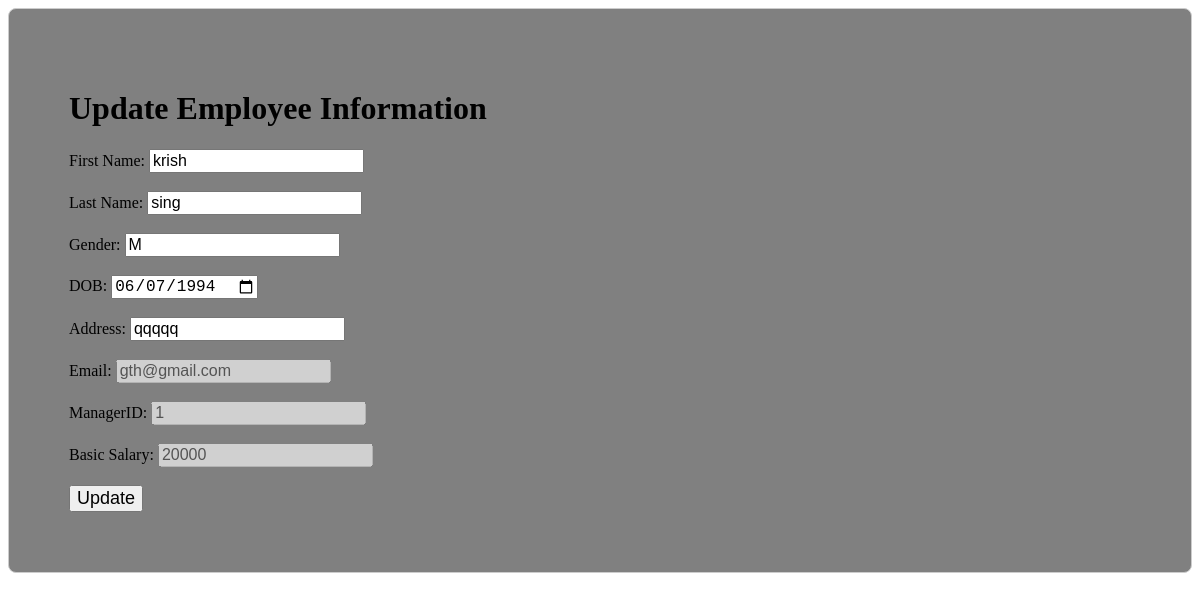
The page /EmployeeCare/Employee/update_employee.php?EmpID=14 on the database its author committed.
### tables this page shows
CREATE TABLE `employee` (
  `EmpID` int(11) NOT NULL,
  `Fname` varchar(100) NOT NULL,
  `Lname` varchar(50) NOT NULL,
  `Gender` char(1) NOT NULL,
  `DOB` date NOT NULL,
  `Email` varchar(100) NOT NULL,
  `Address` varchar(100) NOT NULL,
  `ManagerID` int(11) NOT NULL,
  `BasicSalary` int(11) NOT NULL
);

### EmployeeCare/Employee/update_employee.php (the view, shortened to what this page needs)
<?php
include("../config.php");
if (isset($_GET['EmpID'])) {
    $EmpID = $_GET['EmpID'];
    $sql_select = "SELECT * FROM employee WHERE EmpID = $EmpID";
    $result = $conn->query($sql_select);
    if ($result->num_rows > 0) {
        $row = $result->fetch_assoc();
        $existing_Fname = $row['Fname'];
        $existing_Lname = $row['Lname'];
        $existing_Gender = $row['Gender'];
        $existing_DOB = $row['DOB'];
        $existing_Email = $row['Email'];
        $existing_Address = $row['Address'];
        $existing_ManagerID = $row['ManagerID'];
        $existing_salary = $row['BasicSalary'];
    } else {
        echo "Employee not found";
        exit;
    }
} else {
    echo "Employee ID not provided";
    exit;
}
?>
<!DOCTYPE html>
<html lang="en">
    <head>
    </head>
    <body>
    <form method="POST">
        <div class=content>
            <h1>Update Employee Information</h1>
            <lable for="new_Fname">First Name:</lable>
            <input type="text" id="new_Fname" name="new_Fname" value="<?php echo $existing_Fname; ?>" required><br><br>
            <lable for="new_Lname">Last Name:</lable>
            <input type="text" id="new_Lname" name="new_Lname" value="<?php echo $existing_Lname; ?>" required><br><br>
            <lable for="new_Gender">Gender:</lable>
            <input type="text" id="new_Gender" name="new_Gender" value="<?php echo $existing_Gender; ?>" maxlength="1" required><br><br>
            <lable for="new_DOB">DOB:</lable>
            <input type="date" id="new_DOB" name="new_DOB" value="<?php echo $existing_DOB; ?>" required><br><br>
            <lable for="new_Address">Address:</lable>
            <input type="text" id="new_Address"name="new_Address" value="<?php echo $existing_Address; ?>" required><br><br>
            <lable for="new_Email">Email:</lable>
            <input type="text" id="new_Email" name="new_Email" value="<?php echo $existing_Email; ?>" disabled><br><br>
            <lable for="new_ManagerID">ManagerID:</lable>
            <input type="number" id="new_ManagerID"name="new_ManagerID" value="<?php echo $existing_ManagerID; ?>" disabled><br><br>
            <lable for="new_BasicSalary">Basic Salary:</lable>
            <input type="number" id="new_salary"name="new_salary" value="<?php echo $existing_salary; ?>" disabled><br><br>
        </div>
        <input type="submit" value="Update">
    </form>
    </body>
</html>

### EmployeeCare/Employee/update_employee.php (style rules this page uses)
body { background-color: white; }
form { text-align: left; padding: 60px; border: 1px solid #ccc; border-radius: 8px; background-color: gray; }
input { font-size: 16px; }
input[type="submit"] { font-size: 18px; }

### rows shown on the page
employee: new_Fname "krish", new_Lname "sing", new_Gender "M", new_DOB "06/07/1994", new_Address "qqqqq", new_Email "gth@gmail.com", new_ManagerID "1", new_salary "20000"
